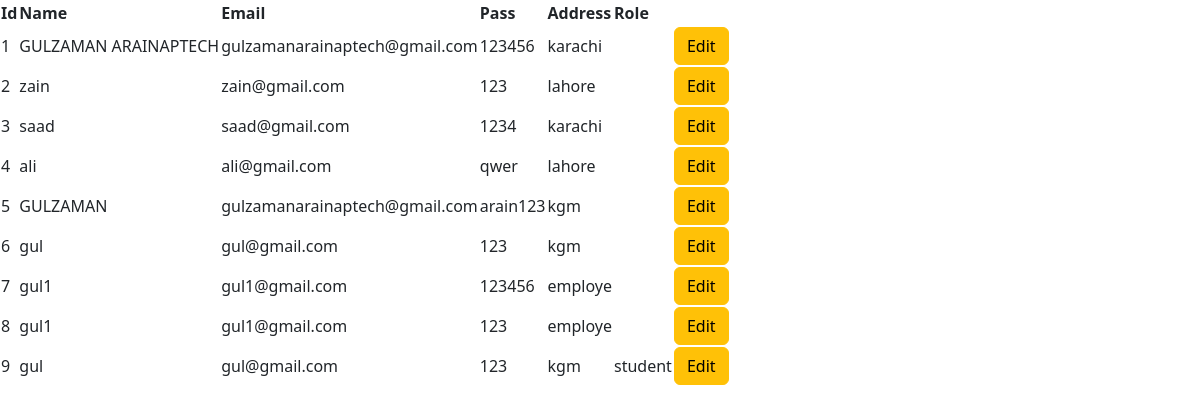
/class-26/fetch.php, run on the app's committed database.
### tables this page shows
CREATE TABLE `register` (
  `id` int(11) NOT NULL,
  `Name` varchar(50) DEFAULT NULL,
  `Email` varchar(50) DEFAULT NULL,
  `Password` varchar(50) DEFAULT NULL,
  `Address` varchar(255) DEFAULT NULL,
  `role` varchar(50) DEFAULT NULL
);

### class-26/fetch.php (the view, shortened to what this page needs)
<!DOCTYPE html>
<html lang="en">
<head>
    <link href="https://cdn.jsdelivr.net/npm/bootstrap@5.3.2/dist/css/bootstrap.min.css" rel="stylesheet">
</head>
<body>
<table>
    <tr>
        <th>Id</th>
        <th>Name</th>
        <th>Email</th>
        <th>Pass</th>
        <th>Address</th>
        <th>Role</th>
    </tr>
    <?php
    include 'connection.php';
    $query = mysqli_query($con , "SELECT * from register");
    foreach($query as $value){
    ?>
    <tr>
    <td><?php echo $value['id'];?></td>
    <td><?php echo $value['Name'];?></td>
    <td><?php echo $value['Email'];?></td>
    <td><?php echo $value['Password'];?></td>
    <td><?php echo $value['Address'];?></td>
    <td><?php echo $value['role'];?></td>
    <td>
<button type="button" class="btn btn-warning" data-bs-toggle="modal" data-bs-target="#edit<?php echo
$value['id'];?>">Edit</button>
</td>
    </tr>
    <?php
    }
    ?>
</table>
</body>
</html>

### data on the page
register: id "1", Name "GULZAMAN ARAINAPTECH", Email "gulzamanarainaptech@gmail.com", Password "123456", Address "karachi"
register: id "2", Name "zain", Email "zain@gmail.com", Password "123", Address "lahore"
register: id "3", Name "saad", Email "saad@gmail.com", Password "1234", Address "karachi"
register: id "4", Name "ali", Email "ali@gmail.com", Password "qwer", Address "lahore"
register: id "5", Name "GULZAMAN", Email "gulzamanarainaptech@gmail.com", Password "arain123", Address "kgm"
register: id "6", Name "gul", Email "gul@gmail.com", Password "123", Address "kgm"
register: id "7", Name "gul1", Email "gul1@gmail.com", Password "123456", Address "employe"
register: id "8", Name "gul1", Email "gul1@gmail.com", Password "123", Address "employe"
register: id "9", Name "gul", Email "gul@gmail.com", Password "123", Address "kgm", role "student"
